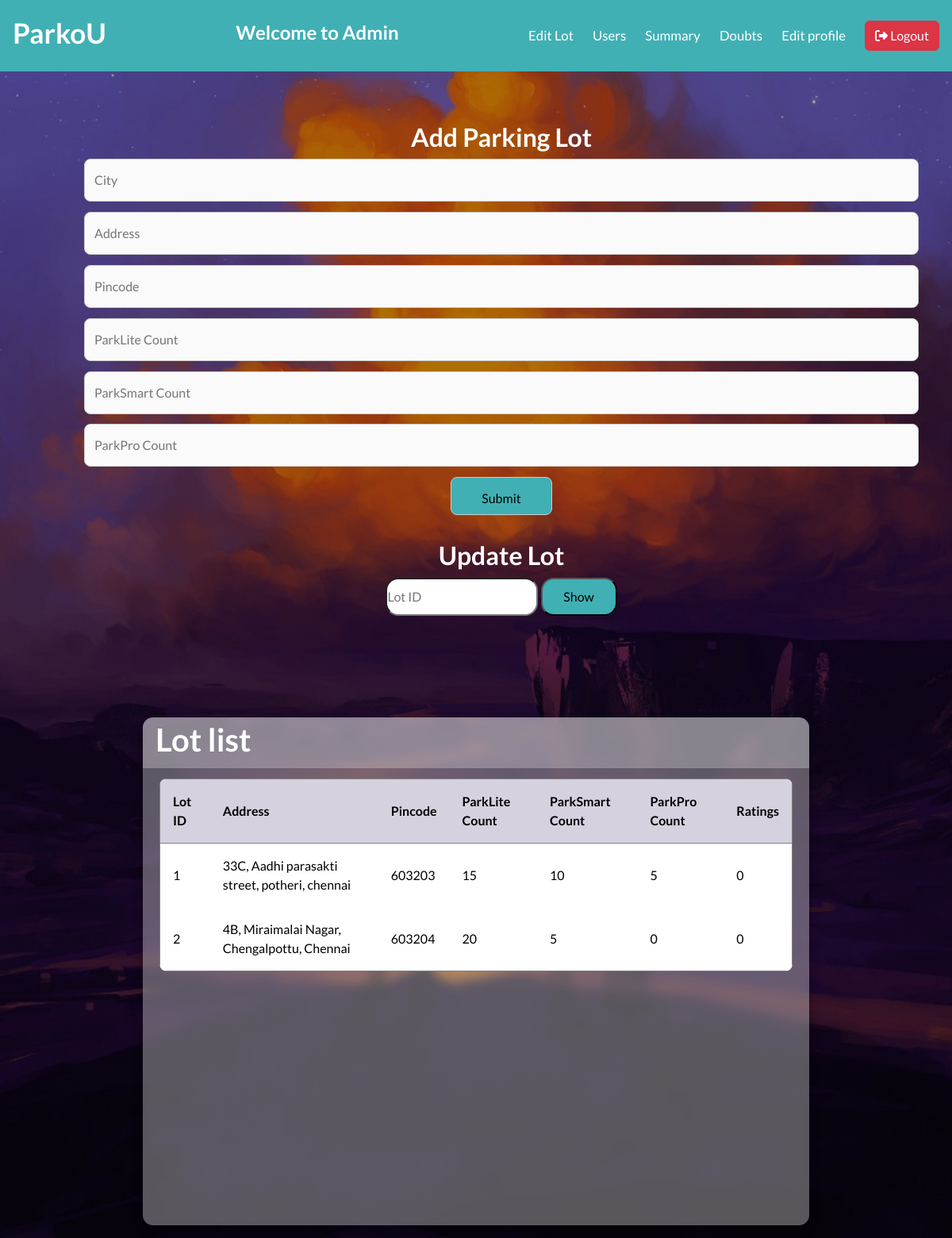
The app's page /dashboard/admin (signed in), older data.
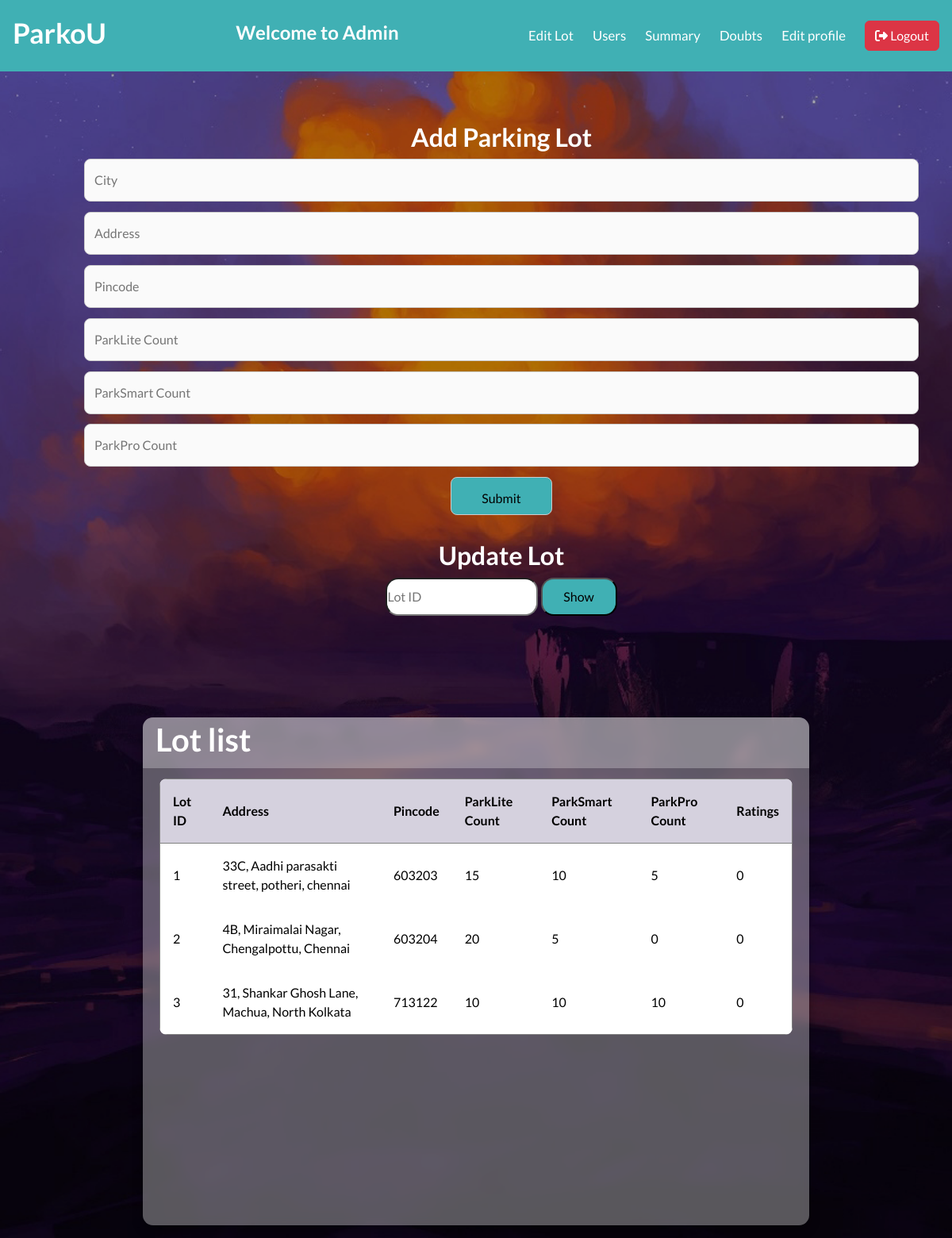
The same page, newer data.
### models/models.py (models this page shows)
class ParkingLot(db.Model):
    __tablename__ = "parkinglot"
    id = db.Column(db.Integer, primary_key = True)
    locationName = db.Column(db.String(128))
    address = db.Column(db.String(512), unique = True, nullable = False)
    pincode = db.Column(db.String(128), unique = True, nullable = False)
    parkLiteCount = db.Column(db.Integer)
    parkSmartCount = db.Column(db.Integer)
    parkProCount = db.Column(db.Integer)
    ratings = db.Column(db.Integer)
    parkingspot = db.relationship('ParkingSpot', cascade = "all, delete", passive_deletes = True, back_populates = 'parkinglot')

### controllers/routes.py (the view, shortened to what this page needs)
@app.route('/dashboard/admin', methods=['GET', 'POST'])
@admin_required
def admin_dashboard():
    if request.method == 'GET':
        if 'user_id' not in session:
            return redirect(url_for('login_page'))
        user = User.query.get(session['user_id'])
        lots = ParkingLot.query.all()
        return render_template(
            '/after_login_part/admin_side/admin_dashboard.html',
            user=user,
            lots=lots
        )

### controllers/routes.py (called while the page is built)
def admin_required(func):
    @wraps(func)
    def inner(*args,**kwargs):
        if "user_id" not in session:
            return redirect(url_for('login_page'))
        user=User.query.get(session['user_id'])
        if not user.is_admin:
            flash('You are not a authorized personel')
            return redirect(url_for('login_page'))
        return func(*args,**kwargs)
    return inner

### templates/after_login_part/admin_side/admin_dashboard.html (shortened to what this page needs)
{% extends "base.html" %}
{% block stylesheet %}
    <link rel="stylesheet" href="/static/css/after_login/admin_side/admin_dashboard.css">
{% endblock %}
{% block content %}
    <header class="header-content">
        <div class="brand">
            <h4>ParkoU</h4>
        </div>
        <div class="welcome-note">
            <h5>Welcome to Admin</h5>
        </div>
        <nav class="navbar">
            <div class="nav-links">
                <a href="{{ url_for('admin_dashboard') }}" class="nav-link">Edit Lot</a>
                <a href="{{ url_for('user_details') }}" class="nav-link">Users</a>
                <a href="{{ url_for('summary_page') }}" class="nav-link">Summary</a>
                <a href="{{ url_for('doubt_page') }}" class="nav-link">Doubts</a>
                <a href="{{ url_for('edit_admin_profile') }}" class="nav-link">Edit profile</a>
                <a class="nav-link" href="{{ url_for('logout') }}">
                    <button type="button" id="btn-logout" class="btn btn-danger">
                        <i class="fa-solid fa-right-from-bracket"></i>
                        Logout
                    </button>
                </a>
            </div>
        </nav>
    </header>
    <main>
        <div class="container">
            <div class="form-container">
                <div class="form">
                    <h2>Add Parking Lot</h2>
                    <form class="form-group" id="lot-form" method="POST" action="{{ url_for('admin_dashboard') }}">
                        <input type="text" id="locationName" name="locationName" placeholder="City" required>
                        <input type="text" id="address" name="address" placeholder="Address" required>
                        <input type="number" id="pincode" name="pincode" placeholder="Pincode" required>
                        <input type="number" id="parklitecount" name="parkLiteCount" placeholder="ParkLite Count">
                        <input type="number" id="parksmartcount" name="parkSmartCount" placeholder="ParkSmart Count">
                        <input type="number" id="parkprocount" name="parkProCount" placeholder="ParkPro Count">
                        <input id="lot-submit" type="submit" value="Submit">
                    </form>
                </div>
                <div class="form">
                    <h2>Update Lot</h2>
                    <form method="POST" action="{{ url_for('admin_dashboard') }}">
                        <input type="number" id="lot-number" name="id" placeholder="Lot ID" required>
                        <input type="submit" id="update-submit" value="Show">
                    </form>
                </div>
            </div>
            <div class="lot-container">
            <div class="table" id="customers_table">
                <section class="table__header">
                    <h1>Lot list</h1>
                </section>
                <section class="table__body">
                    <table border="1">
                        <thead>
                            <tr>
                                <th> Lot ID </th>
                                <th> Address </th>
                                <th> Pincode </th>
                                <th> ParkLite Count </th>
                                <th> ParkSmart Count </th>
                                <th> ParkPro Count </th>
                                <th> Ratings </th>
                            </tr>
                        </thead>
                        <tbody>
                            {% if lots %}
                            {% for lot in lots %}
                                <tr>
                                    <td> {{ lot.id }} </td>
                                    <td> {{ lot.address }} </td>
                                    <td> {{ lot.pincode }} </td>
                                    <td> {{ lot.parkLiteCount }} </td>
                                    <td> {{ lot.parkSmartCount }} </td>
                                    <td> {{ lot.parkProCount }} </td>
                                    <td> {{ lot.ratings }} </td>
                                </tr>
                            {% endfor %}
                            {% else %}
                                <tr>
                                    <td colspan="7" style="text-align: center;">No Lot Found</td>
                                </tr>
                            {% endif %}
                        </tbody>
                    </table>
                </section>
            </div>
            </div>
        </div>
    </main>
{% endblock %}

### templates/base.html (shortened to what this page needs)
<!DOCTYPE html>
<html lang="en">
<head>
    <link rel="stylesheet" href="https://cdnjs.cloudflare.com/ajax/libs/font-awesome/6.7.2/css/all.min.css">
    <link href="https://cdn.jsdelivr.net/npm/bootstrap@5.3.3/dist/css/bootstrap.min.css" rel="stylesheet">
    {% block stylesheet %}
    {% endblock %}
</head>
<body>
    {% block content %}
    {% endblock %}
</body>
</html>

### static/css/after_login/admin_side/admin_dashboard.css (style rules this page uses)
:root { --primary-color: #6366f1; --accent-color: #3f83f8; --text-color: #333; --link-color: #fff; --background-color: #40b0b4; --light-grey: #f0f0f0; --grey: #808080; --dark-grey: #555; }
* { margin: 0; padding: 0; box-sizing: border-box; font-family: "Lato", sans-serif; text-decoration: none; }
body { height: fit-content; text-align: center; background: url("/static/images/html_table.jpg") center / cover no-repeat; }
body::after { content: ""; position: fixed; top: 0; left: 0; width: 100%; height: 100%; background: rgba(0,0,0,0.3); z-index: -1; }
.header-content { background-color: var(--background-color); display: flex; justify-content: space-between; align-items: center; padding: 1rem; position: relative; min-height: 90px; width: 100vw; }
.welcome-note h5 { display: block; font-size: 1.5rem; font-weight: 600; color: var(--link-color); }
.brand h4 { font-size: 2.2rem; font-weight: 600; color: var(--link-color); }
.navbar { display: flex; align-items: center; gap: 1.5rem; position: relative; }
.nav-links { display: flex; align-items: center; gap: 1.5rem; }
.nav-link { color: var(--link-color); font-size: 1.05rem; font-weight: 500; }
.container { display: flex; justify-content: space-around; align-items: center; flex-wrap: wrap; gap: 2rem; margin: 0 auto; }
.form-container { flex: 1 1 35%; max-width: 400px; margin: 2rem; padding: 2rem; }
#lot-number { height: 3rem; width: 12rem; border-radius: 1rem; }
#update-submit { height: 3rem; width: 6rem; border-radius: 1rem; background-color: #40b0b4; color: #000; }
.lot-container { flex: 1 1 55%; min-width: 300px; display: flex; justify-content: space-evenly; align-items: center; }
@media (max-width: 1200px) { .container { flex-direction: column; align-items: stretch; } }
@media (max-width: 1200px) { .form-container, .lot-container { width: 100%; max-width: 100vw; } }
@media (max-width: 1200px) { .table { width: 100vw; height: auto; } }
.form-container h2 { color: #fff; font-weight: 600; }
.form-group { position: relative; margin-bottom: 2rem; display: flex; flex-direction: column; flex-wrap: wrap; justify-content: center; align-items: center; gap: 0.8rem; }
.form-group input { width: 100%; padding: 14px 12px; border: 1px solid #ccc; border-radius: 8px; background-color: #fafafa; font-size: 1rem; }
#lot-submit { height: 3rem; width: 8rem; background-color: #40b0b4; }
.table { width: 70vw; height: 80vh; background-color: #fff5; margin-top: 2rem; backdrop-filter: blur(7px); box-shadow: 0 .4rem .8rem #0005; border-radius: .8rem; overflow: hidden; }
.table__header { width: 100%; height: 10%; background-color: #fff4; padding: .8rem 1rem; display: flex; justify-content: space-between; align-items: center; }
.table__header h1 { color: #fff; font-weight: 600; }
.table__body { width: 95%; max-height: calc(89% - 1.6rem); background-color: #fffb; margin: .8rem auto; border-radius: .6rem; overflow: auto; overflow: overlay; }
table { width: 100%; }
table, th, td { border-collapse: collapse; padding: 1rem; text-align: left; }
thead th { position: sticky; top: 0; left: 0; background-color: #d5d1defe; cursor: pointer; text-transform: capitalize; }

Row changes from the older to the newer data that the page shows:
added ParkingLot: id "3", address "31, Shankar Ghosh Lane, Machua, North Kolkata", pincode "713122", parkLiteCount "10", parkSmartCount "10", parkProCount "10", ratings "0"
